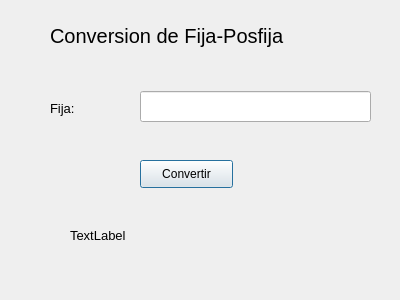
<?xml version="1.0" encoding="UTF-8"?>
<ui version="4.0">
 <class>Dialog</class>
 <widget class="QDialog" name="Dialog">
  <property name="geometry">
   <rect>
    <x>0</x>
    <y>0</y>
    <width>400</width>
    <height>300</height>
   </rect>
  </property>
  <property name="windowTitle">
   <string>Dialog</string>
  </property>
  <widget class="QPushButton" name="boton">
   <property name="geometry">
    <rect>
     <x>140</x>
     <y>160</y>
     <width>93</width>
     <height>28</height>
    </rect>
   </property>
   <property name="text">
    <string>Convertir</string>
   </property>
  </widget>
  <widget class="QLineEdit" name="fija">
   <property name="geometry">
    <rect>
     <x>140</x>
     <y>91</y>
     <width>231</width>
     <height>31</height>
    </rect>
   </property>
   <property name="font">
    <font>
     <pointsize>10</pointsize>
    </font>
   </property>
  </widget>
  <widget class="QLabel" name="label">
   <property name="geometry">
    <rect>
     <x>50</x>
     <y>100</y>
     <width>55</width>
     <height>16</height>
    </rect>
   </property>
   <property name="font">
    <font>
     <pointsize>10</pointsize>
    </font>
   </property>
   <property name="text">
    <string>Fija:</string>
   </property>
  </widget>
  <widget class="QLabel" name="label_2">
   <property name="geometry">
    <rect>
     <x>50</x>
     <y>20</y>
     <width>301</width>
     <height>31</height>
    </rect>
   </property>
   <property name="font">
    <font>
     <pointsize>15</pointsize>
    </font>
   </property>
   <property name="text">
    <string>Conversion de Fija-Posfija</string>
   </property>
  </widget>
  <widget class="QLabel" name="resultado">
   <property name="geometry">
    <rect>
     <x>70</x>
     <y>210</y>
     <width>291</width>
     <height>51</height>
    </rect>
   </property>
   <property name="font">
    <font>
     <pointsize>10</pointsize>
    </font>
   </property>
   <property name="text">
    <string>TextLabel</string>
   </property>
  </widget>
 </widget>
 <resources/>
 <connections/>
</ui>
